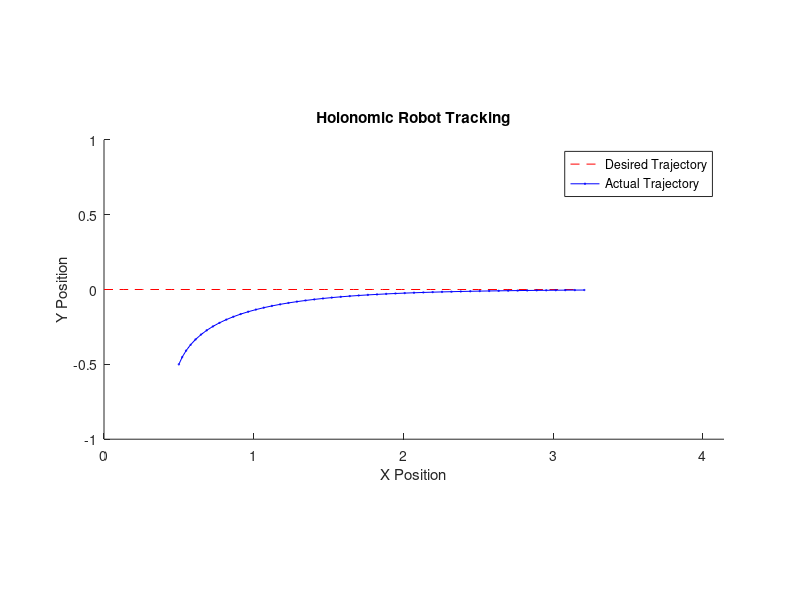
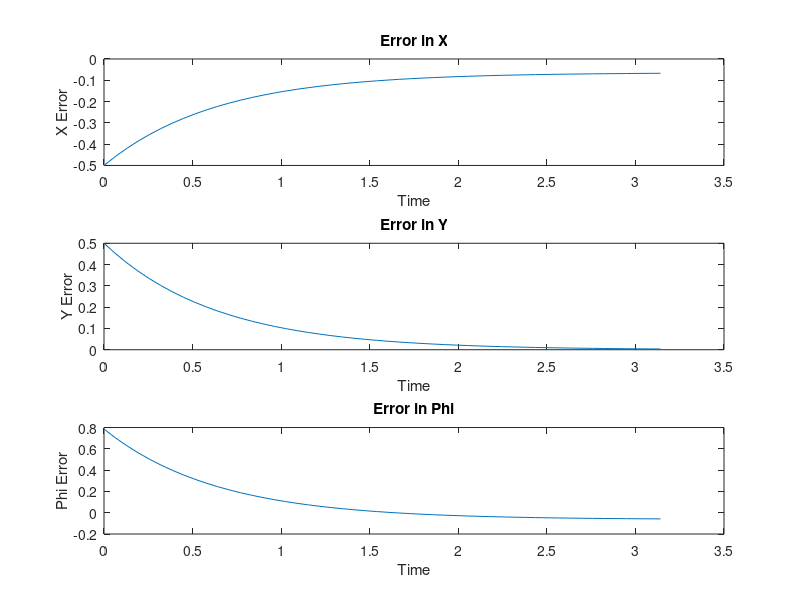

The MATLAB script that drew these images, in order:
%code help taken from gpt after finding the equation for q
t = linspace(0, pi, 50);  % Time
xr = t;  % Desired trajectory for x
yr = zeros(size(t));  % Desired trajectory for y, zero as y is zero all the time
phi_r = t;  % Desired phi

% Initial pose
x = 0.5;
y = -0.5;
phi = -pi/4;

kp = 1.5;  

%storing the values in an array
x_actual = zeros(size(t));
y_actual = zeros(size(t)); 
phi_actual = zeros(size(t));
x_actual(1) = x;
y_actual(1) = y;
phi_actual(1) = phi;

% Set up figure for visualization
figure;
hold on;
axis equal;
xlim([0, pi+1]);
ylim([-1, 1]);
title('Holonomic Robot Tracking');
xlabel('X Position');
ylabel('Y Position');

% Plot the desired trajectory (xr, yr)
plot(xr, yr, '--r', 'DisplayName', 'Desired Trajectory');
legend;

% Simulation loop
robot_plot = plot(x, y, 'bo-', 'MarkerSize', 1, 'DisplayName', 'Actual Trajectory');

for i = 2:length(t)
    % Current desired pose
    q_desired = [xr(i); yr(i); phi_r(i)];
    q_actual = [x_actual(i-1); y_actual(i-1); phi_actual(i-1)];
    
    %Feedforward + Feedback
    q = [1 + kp*(xr(i) - x_actual(i-1)); 
         kp*(yr(i) - y_actual(i-1)); 
         1 + kp*(phi_r(i) - phi_actual(i-1))];
    
    % Update actual pose (simple Euler integration)
    dt = t(i) - t(i-1);
    q_actual = q_actual + q * dt;
    
    % Store results
    x_actual(i) = q_actual(1);
    y_actual(i) = q_actual(2);
    phi_actual(i) = q_actual(3);
    
    % Update robot's path plot in real-time
    set(robot_plot, 'XData', x_actual(1:i), 'YData', y_actual(1:i));
    drawnow;
    
    % Optional: Pause for a smoother animation (adjust as needed)
    pause(0.01);
end

% Plot the final error results
figure;
subplot(3,1,1);
plot(t, xr - x_actual);
title('Error in X');
xlabel('Time');
ylabel('X Error');

subplot(3,1,2);
plot(t, yr - y_actual);
title('Error in Y');
xlabel('Time');
ylabel('Y Error');

subplot(3,1,3);
plot(t, phi_r - phi_actual);
title('Error in Phi');
xlabel('Time');
ylabel('Phi Error');


%comments on performance:
% The error tend to change when we increase the kp as this is a relatively
% small path with small adjustments, the error of y was able to converge to
% 0 easily as it was not supposed to change with time so it had same
% desired overall making it easiest to attain the 0 error, meanwhile phi
% eventually was ably to correct the error, as x was changing constantly,
% so it had issues in resolving its error.